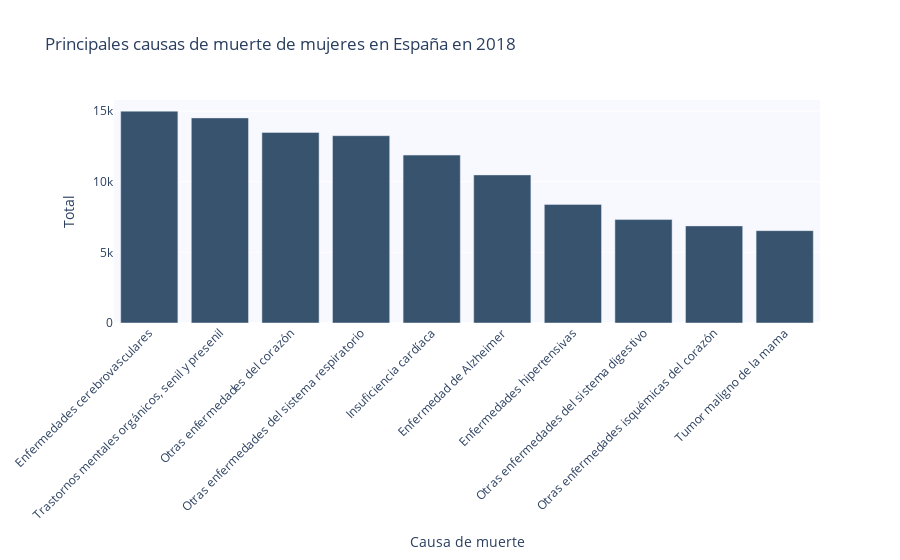

Notebook cell for this chart:
### Code cell
# Crear la figura
fig1 = go.Figure()

# Agregar los datos de las barras
fig1.add_trace(go.Bar(
    x=df_todas_causas_2018_mujeres['cause_name'],
    y=df_todas_causas_2018_mujeres['Total'],
    marker_color='rgb(55, 83, 109)' # Color de las barras
))

# Actualizar el diseño del gráfico
fig1.update_layout(
    title='Principales causas de muerte de mujeres en España en 2018',
    xaxis_title='Causa de muerte',
    yaxis_title='Total',
    bargap=0.1, # Espacio entre barras
    bargroupgap=0.1, # Espacio entre grupos de barras
    xaxis_tickangle=-45, # Ángulo de rotación de las etiquetas del eje x
    plot_bgcolor='rgb(248, 248, 255)', # Color de fondo del gráfico
)

# Mostrar el gráfico
fig1.show()

### Figure 1 — Plotly figure (JSON) as saved in the notebook; plotly's stock layout.template omitted (floating-point values rounded to 4 significant figures)
{"data": [{"marker": {"color": "rgb(55, 83, 109)"}, "type": "bar", "x": ["Enfermedades cerebrovasculares", "Trastornos mentales orgánicos, senil y presenil", "Otras enfermedades del corazón", "Otras enfermedades del sistema respiratorio", "Insuficiencia cardíaca", "Enfermedad de Alzheimer", "Enfermedades hipertensivas", "Otras enfermedades del sistema digestivo", "Otras enfermedades isquémicas del corazón", "Tumor maligno de la mama"], "y": [14985, 14507, 13478, 13250, 11876, 10475, 8388, 7316, 6868, 6534]}], "layout": {"bargap": 0.1, "bargroupgap": 0.1, "plot_bgcolor": "rgb(248, 248, 255)", "title": {"text": "Principales causas de muerte de mujeres en España en 2018"}, "xaxis": {"tickangle": -45, "title": {"text": "Causa de muerte"}}, "yaxis": {"title": {"text": "Total"}}}}
